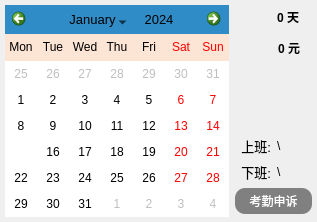
          <widget class="QWidget" name="recordTab">
           <property name="baseSize">
            <size>
             <width>100</width>
             <height>100</height>
            </size>
           </property>
           <property name="styleSheet">
            <string notr="true"/>
           </property>
           <attribute name="title">
            <string>打卡记录</string>
           </attribute>
           <layout class="QHBoxLayout" name="horizontalLayout_12" stretch="5,1">
            <property name="leftMargin">
             <number>5</number>
            </property>
            <property name="topMargin">
             <number>5</number>
            </property>
            <property name="rightMargin">
             <number>5</number>
            </property>
            <property name="bottomMargin">
             <number>5</number>
            </property>
            <item>
             <widget class="QCalendarWidget" name="staffcalendar">
              <property name="sizePolicy">
               <sizepolicy hsizetype="Expanding" vsizetype="Preferred">
                <horstretch>7</horstretch>
                <verstretch>0</verstretch>
               </sizepolicy>
              </property>
              <property name="tabletTracking">
               <bool>false</bool>
              </property>
              <property name="styleSheet">
               <string notr="true">QCalendarWidget QTableView  {alternate-background-color: rgb(251,212,185,60%) ;background-color:white;}

 QCalendarWidget::QWidget#qt_calendar_navigationbar{background-color: #2F2F3E;}
QTableView{selection-background-color: transparent;selection-border:0px;}
QComboBox{border: 1px solid rgb(249,179,132,30%);border-radius: 3px;background-color:rgb(249,179,132,30%);background: rgb(249,179,132,30%);font:13px;color:grey;height: 20px;}
QToolButton{background-color: transparent;margin:5px;border-style:none;color:rgb(128,128,128);font:13px;}


QToolButton#qt_calendar_monthbutton,#qt_calendar_yearbutton{
color: black; 
}
QToolButton#qt_calendar_monthbutton{
width:70px;

}
QToolButton#qt_calendar_monthbutton::QObject{
color: white; 
}
QToolButton#qt_calendar_prevmonth{
qproperty-icon:url(:/icons/arrow-left-filling.png);
}
QToolButton#qt_calendar_nextmonth{
qproperty-icon:url(:/icons/arrow-right-filling.png)
}</string>
              </property>
              <property name="gridVisible">
               <bool>false</bool>
              </property>
              <property name="verticalHeaderFormat">
               <enum>QCalendarWidget::NoVerticalHeader</enum>
              </property>
              <property name="navigationBarVisible">
               <bool>true</bool>
              </property>
              <property name="dateEditEnabled">
               <bool>true</bool>
              </property>
              <property name="dateEditAcceptDelay">
               <number>1498</number>
              </property>
             </widget>
            </item>
            <item>
             <widget class="QFrame" name="frame_3">
              <property name="sizePolicy">
               <sizepolicy hsizetype="Expanding" vsizetype="Preferred">
                <horstretch>2</horstretch>
                <verstretch>0</verstretch>
               </sizepolicy>
              </property>
              <property name="styleSheet">
               <string notr="true">border-style:none;</string>
              </property>
              <property name="frameShape">
               <enum>QFrame::StyledPanel</enum>
              </property>
              <property name="frameShadow">
               <enum>QFrame::Raised</enum>
              </property>
              <layout class="QVBoxLayout" name="verticalLayout_5" stretch="1,1,6,1,1,1,1">
               <property name="leftMargin">
                <number>0</number>
               </property>
               <property name="topMargin">
                <number>0</number>
               </property>
               <property name="rightMargin">
                <number>0</number>
               </property>
               <property name="bottomMargin">
                <number>3</number>
               </property>
               <item>
                <layout class="QHBoxLayout" name="horizontalLayout_18" stretch="1,4">
                 <property name="spacing">
                  <number>-1</number>
                 </property>
                 <property name="leftMargin">
                  <number>12</number>
                 </property>
                 <property name="rightMargin">
                  <number>12</number>
                 </property>
                 <item>
                  <widget class="QLabel" name="label_6">
                   <property name="minimumSize">
                    <size>
                     <width>24</width>
                     <height>24</height>
                    </size>
                   </property>
                   <property name="styleSheet">
                    <string notr="true">border-image: url(:/icons/icon_absent.png);</string>
                   </property>
                   <property name="text">
                    <string/>
                   </property>
                  </widget>
                 </item>
                 <item>
                  <widget class="QLabel" name="label_absent_day">
                   <property name="font">
                    <font>
                     <weight>75</weight>
                     <bold>true</bold>
                    </font>
                   </property>
                   <property name="text">
                    <string>0 天</string>
                   </property>
                   <property name="alignment">
                    <set>Qt::AlignLeading|Qt::AlignLeft|Qt::AlignVCenter</set>
                   </property>
                  </widget>
                 </item>
                </layout>
               </item>
               <item>
                <layout class="QHBoxLayout" name="horizontalLayout_19" stretch="1,4">
                 <property name="spacing">
                  <number>-1</number>
                 </property>
                 <property name="leftMargin">
                  <number>12</number>
                 </property>
                 <property name="topMargin">
                  <number>0</number>
                 </property>
                 <property name="rightMargin">
                  <number>12</number>
                 </property>
                 <item>
                  <widget class="QLabel" name="label_7">
                   <property name="minimumSize">
                    <size>
                     <width>25</width>
                     <height>25</height>
                    </size>
                   </property>
                   <property name="styleSheet">
                    <string notr="true">border-image: url(:/icons/icon_pay.png);</string>
                   </property>
                   <property name="text">
                    <string/>
                   </property>
                  </widget>
                 </item>
                 <item>
                  <widget class="QLabel" name="label_deduct_pay">
                   <property name="font">
                    <font>
                     <weight>75</weight>
                     <bold>true</bold>
                    </font>
                   </property>
                   <property name="text">
                    <string>0 元</string>
                   </property>
                   <property name="alignment">
                    <set>Qt::AlignLeading|Qt::AlignLeft|Qt::AlignVCenter</set>
                   </property>
                  </widget>
                 </item>
                </layout>
               </item>
               <item>
                <spacer name="verticalSpacer">
                 <property name="orientation">
                  <enum>Qt::Vertical</enum>
                 </property>
                 <property name="sizeHint" stdset="0">
                  <size>
                   <width>20</width>
                   <height>40</height>
                  </size>
                 </property>
                </spacer>
               </item>
               <item>
                <layout class="QHBoxLayout" name="horizontalLayout_5" stretch="4">
                 <item>
                  <widget class="QLabel" name="label_selected_data">
                   <property name="font">
                    <font>
                     <pointsize>16</pointsize>
                     <weight>75</weight>
                     <bold>true</bold>
                    </font>
                   </property>
                   <property name="styleSheet">
                    <string notr="true">color: #808080</string>
                   </property>
                   <property name="text">
                    <string/>
                   </property>
                   <property name="alignment">
                    <set>Qt::AlignCenter</set>
                   </property>
                  </widget>
                 </item>
                </layout>
               </item>
               <item>
                <layout class="QHBoxLayout" name="horizontalLayout_16" stretch="2,2">
                 <item>
                  <widget class="QLabel" name="label_">
                   <property name="styleSheet">
                    <string notr="true">font-size:13px;</string>
                   </property>
                   <property name="text">
                    <string>上班:</string>
                   </property>
                   <property name="alignment">
                    <set>Qt::AlignRight|Qt::AlignTrailing|Qt::AlignVCenter</set>
                   </property>
                  </widget>
                 </item>
                 <item>
                  <widget class="QLabel" name="label_status_on">
                   <property name="text">
                    <string>\</string>
                   </property>
                   <property name="alignment">
                    <set>Qt::AlignLeading|Qt::AlignLeft|Qt::AlignVCenter</set>
                   </property>
                  </widget>
                 </item>
                </layout>
               </item>
               <item>
                <layout class="QHBoxLayout" name="horizontalLayout_17" stretch="2,2">
                 <item>
                  <widget class="QLabel" name="label_10">
                   <property name="styleSheet">
                    <string notr="true">font-size:13px;</string>
                   </property>
                   <property name="text">
                    <string>下班:</string>
                   </property>
                   <property name="alignment">
                    <set>Qt::AlignRight|Qt::AlignTrailing|Qt::AlignVCenter</set>
                   </property>
                  </widget>
                 </item>
                 <item>
                  <widget class="QLabel" name="label_status_off">
                   <property name="text">
                    <string>\</string>
                   </property>
                   <property name="alignment">
                    <set>Qt::AlignLeading|Qt::AlignLeft|Qt::AlignVCenter</set>
                   </property>
                  </widget>
                 </item>
                </layout>
               </item>
               <item>
                <widget class="QPushButton" name="bt_exception">
                 <property name="sizePolicy">
                  <sizepolicy hsizetype="Minimum" vsizetype="Preferred">
                   <horstretch>0</horstretch>
                   <verstretch>0</verstretch>
                  </sizepolicy>
                 </property>
                 <property name="styleSheet">
                  <string notr="true">QWidget{ont-size:20px;
border-style:solid ;
border-width:1px;
background-color:#808080;
color:white;
border:6px;
border-radius:10px;
padding:4px 10px;}
QWidget::hover{border: 1px solid white;}</string>
                 </property>
                 <property name="text">
                  <string>考勤申诉</string>
                 </property>
                </widget>
               </item>
              </layout>
             </widget>
            </item>
           </layout>
          </widget>
